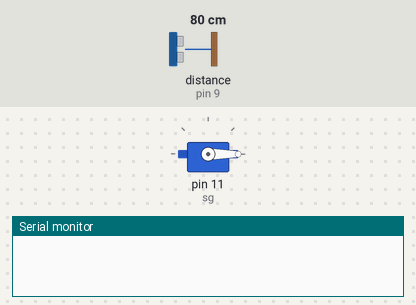
Bench run of a sketch on a simulated Arduino Uno, built with avr-gcc and run on an emulated ATmega328P. On the bench: servo, the last lines printed to the serial monitor. Wiring (inferred from the names in the program): ultrasonic range finder: trigger pin 8; echo pin 9. The test bench sets the inputs (shaded band); at power-on: distance to the obstacle (sensor on pin 9) 80 cm. The echo pulse lasts 58.3 µs per cm.

Above: at 0.1 s.
At 2.8 s:
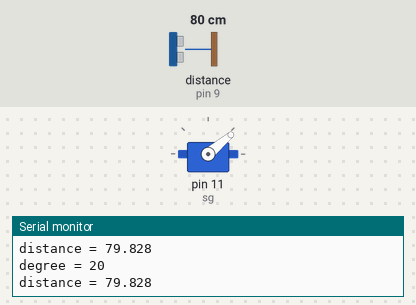
2.9 s: distance to the obstacle (sensor on pin 9) set to 250 cm
At 3.8 s:
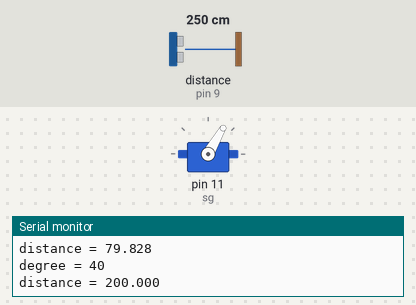
Timing chart, 0 to 17.3 s (numbered marks = the images above; inputs shaded):
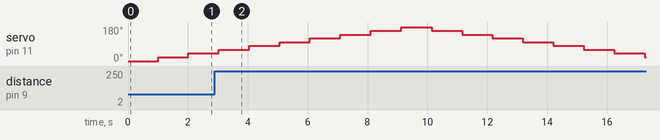

The sketch:

Servo_Hcsr04_Radar.ino
```cpp
#include <Servo.h>
const int trig = 8;
const int echo = 9;
Servo sg;
int deg ;

void setup(){
    sg.attach( 11 );
    Serial.begin( 9600 );
    pinMode( trig, OUTPUT );
    pinMode( echo, INPUT );
}

float distance( ){
    digitalWrite( trig, LOW );
    delayMicroseconds(5);
    digitalWrite( trig, HIGH );
    delayMicroseconds(5);
    digitalWrite( trig, LOW );

    int sure = pulseIn( echo, HIGH );
    float dist = sure / 29.1 / 2;
    if( dist > 200 )
        dist = 200;
    return dist;
}

void wrt( int dg, float dis ){
    Serial.print( "degree = " );
    Serial.println( dg );
    Serial.print( "distance = " );
    Serial.println( dis,3 );
}

void servo( ){
    for( deg=0; deg<180; deg+=20 ){
        sg.write( deg );
        delay( 1000 );
        wrt( deg, distance());
    }
    for( deg=180; deg>0; deg-=20 ){
        sg.write( deg );
        delay( 1000 );
        wrt( deg, distance());
    }
}


void loop(){
    //sg.write(0);
    servo();
}
```

Measured:
- by itself, servo on pin 11 (sg): rises from 40° to 180° in 6.1 s, then falls to 20° in 8.1 s
